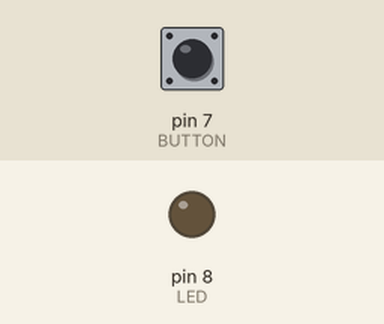
Simulated run of this sketch. Board: Arduino Uno, built with avr-gcc and run on an emulated ATmega328P. On the bench: output pins drawn as LEDs (lit = HIGH). The test bench sets the inputs (shaded band); at power-on: pin 7 (BUTTON) LOW.

Above: at 1.2 s.
1.3 s: pin 7 (BUTTON) pulled HIGH for 0.15 s
At 2.1 s:
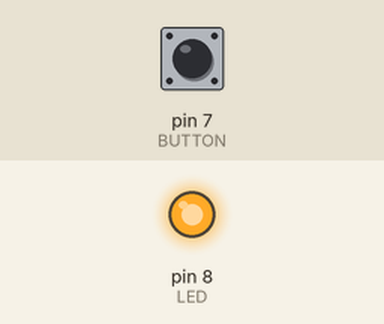
2.9 s: pin 7 (BUTTON) pulled HIGH for 1 s
At 4.5 s:
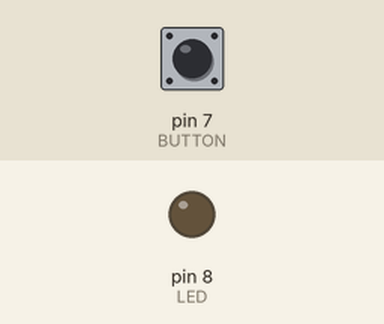
5.4 s: pin 7 (BUTTON) pulled HIGH for 3.2 s
At 9.3 s:
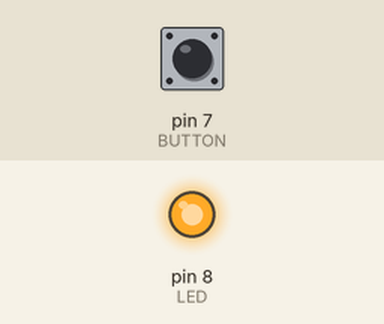
Timing chart, 0 to 10.8 s (numbered marks = the images above; inputs shaded):
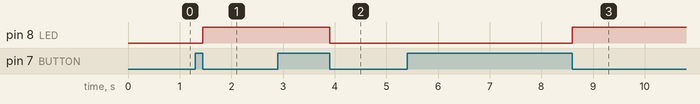

Measured:
- after the input at 1.3 s, pin 8 (LED): LOW → HIGH after 0.15 s
- after the input at 2.9 s, pin 8 (LED): HIGH → LOW after 1.0 s
- after the input at 5.4 s, pin 8 (LED): LOW → HIGH after 3.2 s

The sketch:

copy_of_arduino_led_on_off_control_with_one_push_button1.ino
```cpp
unsigned const LED = 8;
unsigned const BUTTON = 7;
byte lastButtonState = LOW;
byte ledState = LOW;
void setup()
{
  pinMode(BUTTON, INPUT);
  pinMode(LED, OUTPUT);
}

void loop()
{   byte buttonState =  digitalRead(BUTTON);

  if (buttonState != lastButtonState) {
    lastButtonState = buttonState;
    if (buttonState == LOW) {
      ledState = (ledState == HIGH) ? LOW: HIGH;
      digitalWrite(LED, ledState);
    }
  }

  }
```
